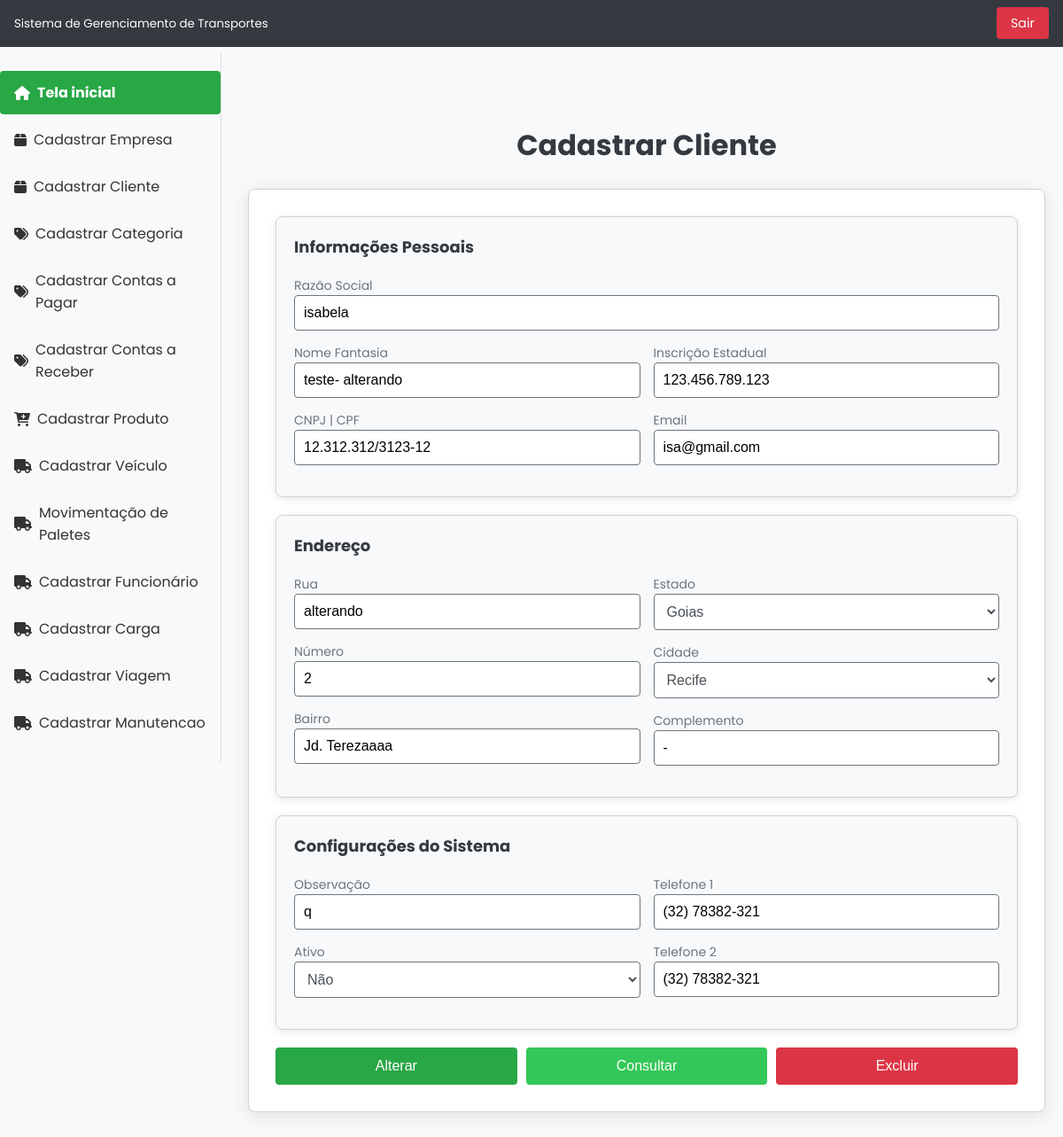
Screenshot of /tcc/cliente/ver?id=9 with the database file from the repository.
### tables this page shows
CREATE TABLE `cliente` (
  `id` int(11) NOT NULL,
  `razao_social` varchar(150) NOT NULL,
  `nome_fantasia` varchar(150) NOT NULL,
  `cnpj_cpf` varchar(18) NOT NULL,
  `inscricao_estadual` varchar(15) NOT NULL,
  `endereco` varchar(150) NOT NULL,
  `bairro` varchar(100) NOT NULL,
  `complemento` varchar(50) NOT NULL,
  `numero` varchar(10) NOT NULL,
  `cidade` int(11) DEFAULT NULL,
  `estado` int(11) DEFAULT NULL,
  `telefone1` varchar(14) NOT NULL,
  `telefone2` varchar(14) NOT NULL,
  `observacao` varchar(50) NOT NULL,
  `ativo` char(1) DEFAULT 'S',
  `email` varchar(150) DEFAULT NULL
);

### tcc/index.php (called while the page is built, shortened)
<?php
include 'rotas.php';

### tcc/DAO/MySQL.php (called while the page is built)
<?php
class MySQL extends PDO{
    private $host       = "localhost";
    private $usuario    = "root";
    private $senha      = "";
    private $db         = "tcc";
    private $opcoes = array(PDO::ATTR_ERRMODE => PDO::ERRMODE_EXCEPTION);
    public function __construct(){
        $dsn = "mysql:host=".$this->host.";dbname=".$this->db;
        return parent::__construct($dsn, $this->usuario, $this->senha, $this->opcoes);
    }
}

### tcc/DAO/clienteDAO.php (called while the page is built, shortened)
<?php
class ClienteDAO{
    private $conexao;
    public function __construct(){
        include_once "MySQL.php";
        $this->conexao = new MySQL();
    }
    public function getById($id){
        $stmt = $this->conexao->prepare("SELECT * FROM cliente WHERE id=?");
        $stmt->bindValue(1,$id);
        $stmt->execute();
        return $stmt->fetchObject();
    }
}

### tcc/DAO/estadoDAO.php (called while the page is built, shortened)
<?php
class EstadoDAO{
    private $conexao;
    public function __construct(){
        include_once "MySQL.php";
        $this->conexao = new MySQL();
    }
    public function getAllRows(){
        $stmt = $this->conexao->prepare("SELECT * FROM estado");
        $stmt->execute();
        $arr_estado = array();
        while($f = $stmt->fetchObject()){
            $arr_estado[] = $f;
        }
        return $arr_estado;
    }
}

### tcc/DAO/cidadeDAO.php (called while the page is built, shortened)
<?php
class CidadeDAO{
    private $conexao;
    public function __construct(){
        include_once "MySQL.php";
        $this->conexao = new MySQL();
    }
    public function getAllRows(){
        $stmt = $this->conexao->prepare("SELECT * FROM cidade");
        $stmt->execute();
        $arr_cidade = array();
        while($f = $stmt->fetchObject()){
            $arr_cidade[] = $f;
        }
        return $arr_cidade;
    }
}

### tcc/View/modulos/cliente/cadastrar_cliente.php (the view, shortened to what this page needs)
<!DOCTYPE html>
<html lang="en">
<head>
    <link rel="stylesheet" href="/tcc/View/includes/css/style.css">
</head>
<body>
    <div class="header">
        <?php include PATH_VIEW . 'includes/cabecalho.php'; ?>
    </div>
    <div class="spacer"></div>
    <div class="menu">
        <?php include PATH_VIEW . 'includes/menu.php' ?>
    </div>
    <div class="conteudo">
        <div class="titulo-pagina">
            <h1>Cadastrar Cliente</h1>
        </div>
        <div class="formulario">
            <form method="post" action="/tcc/cliente/salvar">
                <div class="form-section">
                    <h2>Informações Pessoais</h2>
                    <label>Razão Social
                                <input name="razao_social" value="<?= isset($dados_cli) ? $dados_cli->razao_social : "" ?>" maxlength="150" type="text" />
                            </label>
                    <div class="form-row">
                        <div class="form-column">
                            <label>Nome Fantasia
                                <input name="nome_fantasia" value="<?= isset($dados_cli) ? $dados_cli->nome_fantasia : "" ?>" maxlength="150" type="text" />
                            </label>
                            <label>CNPJ | CPF
                                <input name="cnpj_cpf" id="cnpj_cpf" value="<?= isset($dados_cli) ? $dados_cli->cnpj_cpf : "" ?>" maxlength="18" type="text" oninput="formatarCNPJCPF(this)" />
                            </label>
                        </div>
                        <div class="form-column">
                            <label>Inscrição Estadual
                                <input name="inscricao_estadual" id="inscricao_estadual" value="<?= isset($dados_cli) ? $dados_cli->inscricao_estadual : "" ?>" type="text" maxlength="15" oninput="formatarInscricaoEstadual(this)" />
                            </label>
                            <label>Email
                                <input name="email" id="email" value="<?= isset($dados_cli) ? $dados_cli->email : "" ?>" type="text" />
                            </label>
                        </div>
                    </div>
                </div>
                <div class="form-section">
                    <h2>Endereço</h2>
                    <div class="form-row">
                        <div class="form-column">
                            <label>Rua
                                <input name="endereco" value="<?= isset($dados_cli) ? $dados_cli->endereco : "" ?>" type="text" />
                            </label>
                            <label>Número
                                <input name="numero" value="<?= isset($dados_cli) ? $dados_cli->numero : "" ?>" type="text" />
                            </label>
                            <label>Bairro
                                <input name="bairro" value="<?= isset($dados_cli) ? $dados_cli->bairro : "" ?>" type="text" />
                            </label>
                        </div>
                        <div class="form-column">
                            <label>Estado
                                <select name="estado" class="form-control" required>
                                    <?php for($i = 0; $i < $total_estado; $i++):
                                        $selecionado = "";
                                        if(isset($dados_cli->id))
                                            $selecionado = ($lista_estado[$i]->codigo == $dados_cli->estado) ? "selected" : "";
                                    ?>
                                        <option value="<?= $lista_estado[$i]->codigo ?>" <?= $selecionado ?>>
                                            <?= $lista_estado[$i]->descricao ?>
                                        </option>
                                    <?php endfor ?>
                                </select>
                            </label>
                            <label>Cidade
                                <select name="cidade" class="form-control" required>
                                    <?php for($i = 0; $i < $total_cidade; $i++):
                                        $selecionado = "";
                                        if(isset($dados_cli->id))
                                            $selecionado = ($lista_cidade[$i]->codigo == $dados_cli->cidade) ? "selected" : "";
                                    ?>
                                        <option value="<?= $lista_cidade[$i]->codigo ?>" <?= $selecionado ?>>
                                            <?= $lista_cidade[$i]->descricao ?>
                                        </option>
                                    <?php endfor ?>
                                </select>
                            </label>
                            <label>Complemento
                                <input name="complemento" value="<?= isset($dados_cli) ? $dados_cli->complemento : "" ?>" type="text" />
                            </label>
                        </div>
                    </div>
                </div>
                <div class="form-section">
                    <h2>Configurações do Sistema</h2>
                    <div class="form-row">
                        <div class="form-column">
                            <label>Observação
                                <input name="observacao" value="<?= isset($dados_cli) ? $dados_cli->observacao : "" ?>" type="text" />
                            </label>
                            <label>Ativo
                                <select name="ativo" class="form-control">
                                    <option value="N" <?= isset($dados_cli) && $dados_cli->ativo == 'N' ? 'selected' : '' ?>>Não</option>
                                </select>
                            </label>
                        </div>
                        <div class="form-column">
                            <label>Telefone 1
                                <input name="telefone1" id="telefone1" value="<?= isset($dados_cli) ? $dados_cli->telefone1 : "" ?>" type="text" oninput="formatarTelefone(this)" maxlength="15" />
                            </label>
                            <label>Telefone 2
                                <input name="telefone2" id="telefone2" value="<?= isset($dados_cli) ? $dados_cli->telefone2 : "" ?>" type="text" oninput="formatarTelefone(this)" maxlength="15" />
                            </label>
                        </div>
                    </div>
                </div>
                <div class="form-buttons">
                    <button type="submit">
                        <?= isset($dados_cli) ? 'Alterar' : 'Cadastrar' ?>
                    </button>
                    <button type="button" class="btn-consultar" onclick="window.location.href='/tcc/cliente'">Consultar</button>
                    <?php if (isset($dados_cli)): ?>
                        <button type="button" class="btn-excluir" onclick="window.location.href='/tcc/cliente/excluir?id=<?= $dados_cli->id ?>'">
                            Excluir
                        </button>
                    <?php endif; ?>
                </div>
            </form>
        </div>
    </div>
</body>
</html>

### tcc/View/includes/css/style.css (style rules this page uses)
* { margin: 0; padding: 0; box-sizing: border-box; }
body { display: flex; flex-direction: column; background-color: #f8f9fa; font-family: 'Poppins', sans-serif; }
select.form-control { width: 100%; padding: 10px; border: 1px solid #6c757d; border-radius: 4px; margin-bottom: 15px; font-size: 16px; transition: border-color 0.3s; background-color: #ffffff; color: #495057; }
form { max-width: 100%; width: 100%; margin: 20px auto; padding: 30px; border-radius: 8px; background-color: #ffffff; border: 1px solid #ced4da; box-shadow: 0 4px 20px rgba(0, 0, 0, 0.1); }
h1 { text-align: center; color: #343a40; margin-bottom: 25px; }
.header { width: 100%; position: fixed; top: 0; left: 0; background-color: #333; color: #fff; z-index: 1000; }
.spacer { height: 60px; }
.menu { width: 250px; position: fixed; top: 60px; left: 0; }
.conteudo { margin-left: 260px; padding: 20px; width: calc(100% - 260px); margin-top: 60px; }
label { display: block; margin-bottom: 5px; font-size: 14px; color: #495057; }
input[type="text"], input[type="date"], select.form-control { width: 100%; padding: 10px; border: 1px solid #6c757d; border-radius: 4px; margin-bottom: 15px; font-size: 16px; transition: border-color 0.3s; }
.form-section { margin-bottom: 20px; padding: 20px; border: 1px solid #ced4da; border-radius: 8px; background-color: #f8f9fa; box-shadow: 0 2px 8px rgba(0, 0, 0, 0.1); }
.form-section h2 { margin-bottom: 15px; font-size: 18px; color: #343a40; padding-bottom: 5px; }
.form-buttons { display: flex; gap: 10px; }
button { background-color: #28a745; color: #ffffff; border: none; padding: 12px; border-radius: 4px; cursor: pointer; font-size: 16px; transition: background-color 0.3s; flex: 1; }
button.btn-consultar { background-color: #34c759; }
button.btn-excluir { background-color: #dc3545; color: #ffffff; }
.form-section .form-row { display: flex; flex-wrap: wrap; gap: 15px; }
.form-section .form-column { flex: 1 1 48%; }
.form-section label { font-size: 14px; color: #6c757d; }
.form-section input[type="text"], .form-section input[type="date"], .form-section select.form-control { margin-bottom: 10px; }

### tcc/View/includes/cabecalho.php (style rules this page uses)
body { font-family: 'Poppins', sans-serif; background-color: #f4f4f4; margin: 0; padding: 0; }

### tcc/View/includes/menu.php (style rules this page uses)
body { font-family: 'Poppins', sans-serif; margin: 0; background-color: #f8f9fa; }

### rows the page displays
cliente: razao_social "isabela", nome_fantasia "teste- alterando", cnpj_cpf "12.312.312/3123-12", inscricao_estadual "123.456.789.123", email "isa@gmail.com", endereco "alterando", numero "2", bairro "Jd. Terezaaaa", complemento "-", observacao "q", ativo "Não", telefone1 "(32) 78382-321", telefone2 "(32) 78382-321"

### other values shown
form field estado "Goias"
form field cidade "Recife"
